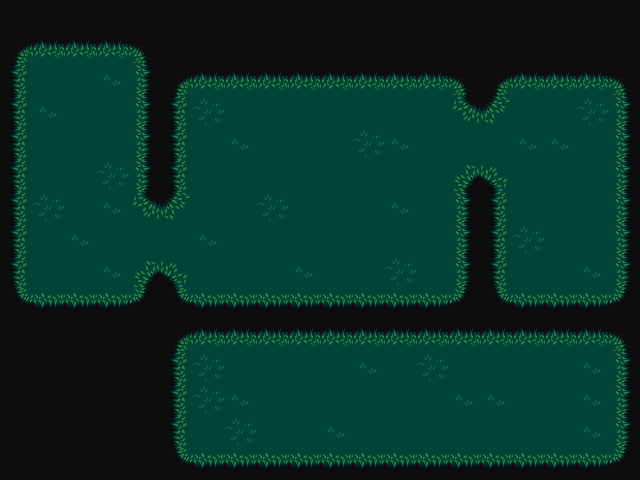

Rendered tile map (Tiled .tmx) drawn with the repository's tilesets; below, a short description and the full map source, tile grids included:
An orthogonal 20x15 tile map with 32x32 px tiles, 1 tile layer (Capa de patrones 1), 2 tilesets.

<map version="1.2" tiledversion="1.3.2" orientation="orthogonal" renderorder="right-down" compressionlevel="0" width="20" height="15" tilewidth="32" tileheight="32" infinite="0" nextlayerid="2" nextobjectid="1">
 <tileset firstgid="1" source="walls2.tsx" />
 <tileset firstgid="16" source="baba.tsx" />
 <layer id="1" name="Capa de patrones 1" width="20" height="15">
  <data encoding="csv">
20,20,20,20,20,20,20,20,20,20,20,20,20,20,20,20,20,20,20,20,
26,27,27,27,28,20,20,20,20,20,20,20,20,20,20,20,20,20,20,20,
31,32,32,43,33,26,27,27,27,27,27,27,27,27,28,26,27,27,27,28,
31,43,32,32,33,31,42,32,32,32,32,32,32,32,22,23,32,32,42,33,
31,32,32,32,33,31,32,43,32,32,32,42,43,32,32,32,43,43,32,33,
31,32,32,42,33,31,32,32,32,32,32,32,32,32,17,18,32,32,32,33,
31,42,32,43,22,23,32,32,42,32,32,32,43,32,33,31,32,32,32,33,
31,32,43,32,32,32,43,32,32,32,32,32,32,32,33,31,42,32,32,33,
31,32,32,43,17,18,32,32,32,43,32,32,42,32,33,31,32,32,43,33,
36,37,37,37,38,36,37,37,37,37,37,37,37,37,38,36,37,37,37,38,
20,20,20,20,20,26,27,27,27,27,27,27,27,27,27,27,27,27,27,28,
20,20,20,20,20,31,42,32,32,32,32,43,32,42,32,32,32,32,43,33,
20,20,20,20,20,31,42,43,32,32,32,32,32,32,43,43,32,32,43,33,
20,20,20,20,20,31,32,42,32,32,43,32,32,32,32,32,32,32,43,33,
20,20,20,20,20,36,37,37,37,37,37,37,37,37,37,37,37,37,37,38
</data>
 </layer>
</map>
